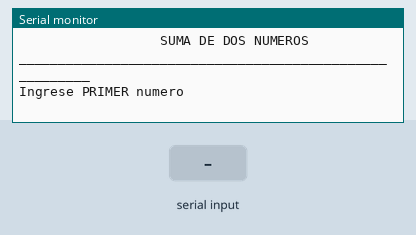
This program was run on a simulated Arduino Uno, built with avr-gcc and run on an emulated ATmega328P. Parts: the last lines printed to the serial monitor. The inputs (shaded band) are chosen by the test bench.

Above: at 1.3 s.
1.4 s: "90,45\n" received over Serial
At 2.3 s:
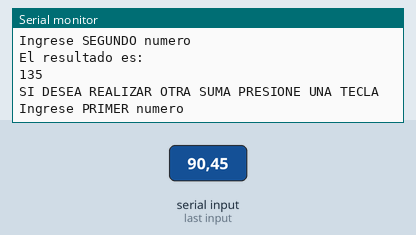
2.9 s: "30,150\n" received over Serial
At 3.4 s:
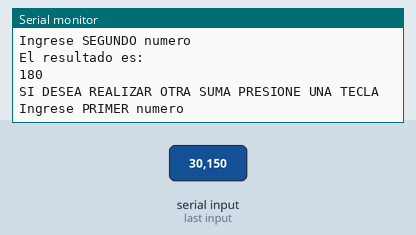

Measured:
- after the input at 1.4 s, the serial monitor: prints a new line at once (image 1)
- after the input at 2.9 s, the serial monitor: prints a new line after 0.05 s (image 2)

The program:

main.cpp
```cpp
#include <Arduino.h>


// Pedir el ingreso de dos números por terminal y mostrar la suma por la pantalla.
/*Definiciones*/

int num1= 0;
int num2= 0;
int resultado= 0;

void setup() {
 Serial.begin(9600);
 Serial.println("________________________________________________________");
 Serial.println("");
 Serial.println("                  SUMA DE DOS NUMEROS");
 Serial.println("________________________________________________________");
 Serial.println("");
 Serial.println("Ingrese PRIMER numero");

}

void loop() {
  while(!Serial.available() > 0){}//para dejar el cursor en espera...

  num1= Serial.parseInt();//asigno a la variable num1 lo ingresado por teclado
  Serial.println("");
  Serial.println("Ingrese SEGUNDO numero");
  while(!Serial.available() > 0){}//para dejar el cursor en espera...
  num2=Serial.parseInt();//asigno a la variable num2 lo ingresado por teclado

  resultado= num1+num2; //sumo los dos numeros ingresados
  Serial.println("");
  Serial.println("El resultado es: ");
  Serial.println(resultado);
  Serial.println("");
  Serial.println("SI DESEA REALIZAR OTRA SUMA PRESIONE UNA TECLA");
  while(!Serial.available() > 0){}//para dejar el cursor en espera...
  Serial.read(); //lo hago para que no me tome lo ingresado para ser usado como primer numero
  Serial.println("");
  Serial.println("\nIngrese PRIMER numero");

}
```
